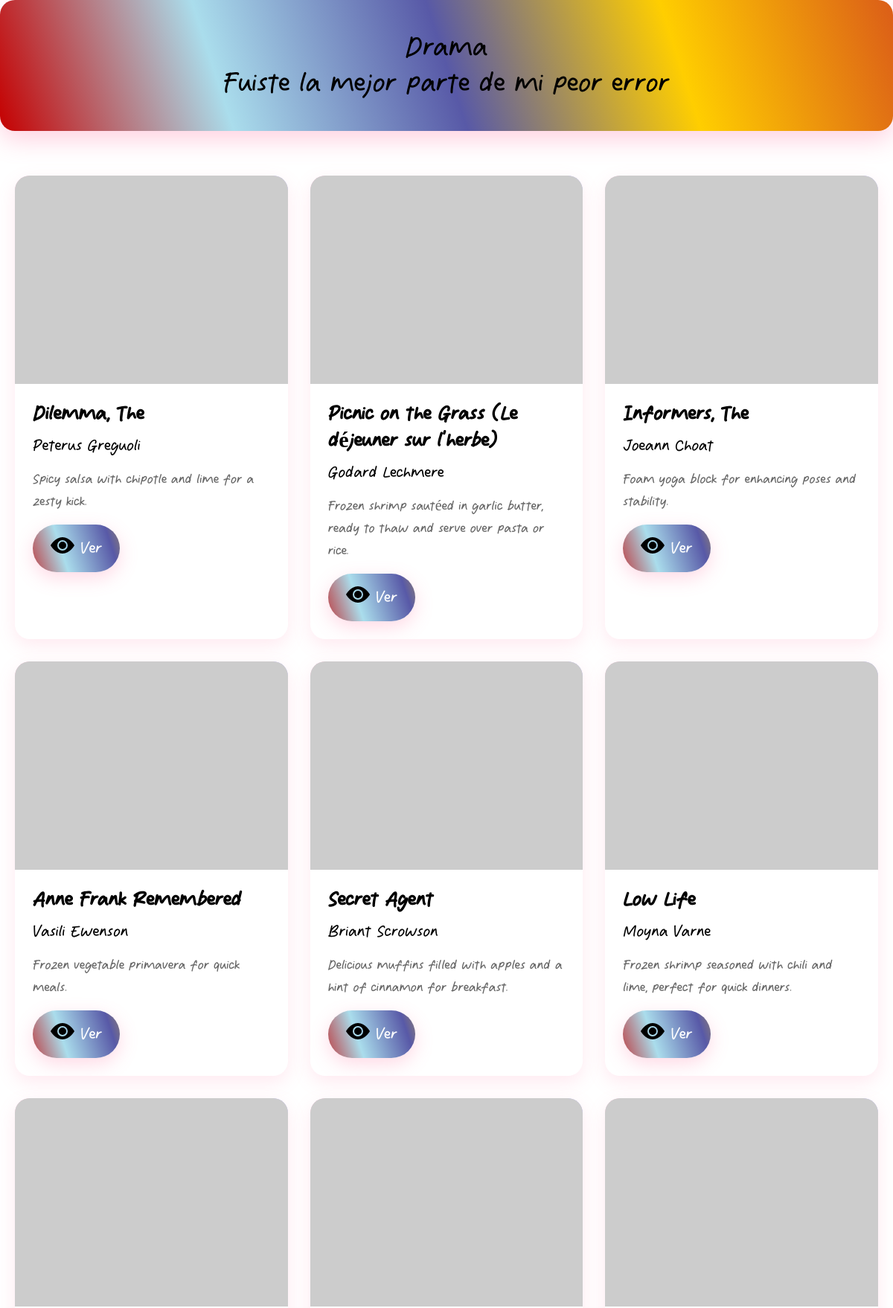
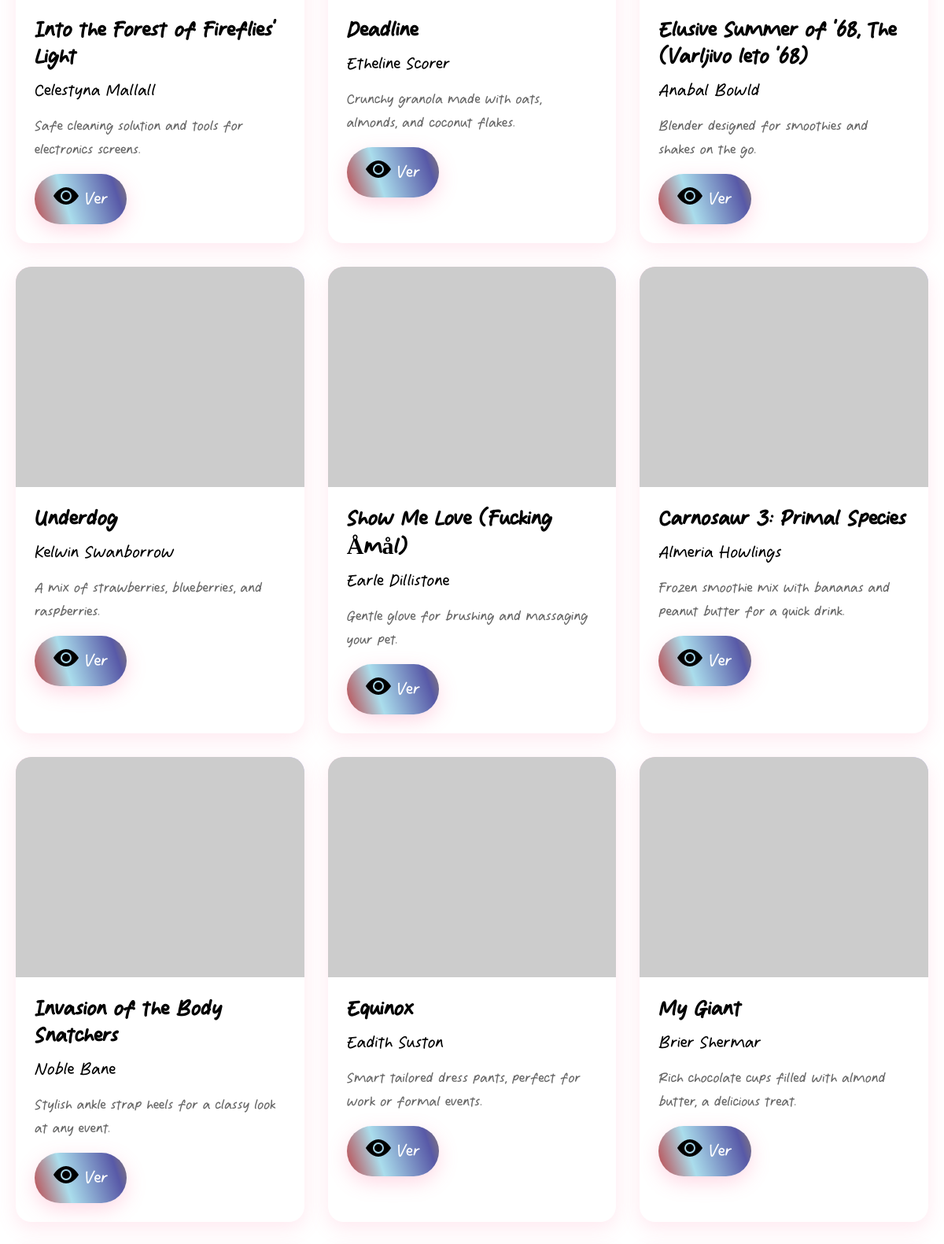
The app's page /BCine/Drama/ (upper part) with its own data (2 pictures, top to bottom).
### BCine/models.py (models this page shows, shortened)
class PelisDrama(models.Model):
    nombre = models.CharField(max_length=100)   #Nombre de la pelicula
    imagen = models.ImageField(null=True)   #Imagen de la pelicula en cartelera
    director = models.CharField(max_length=25,null=True) # Nombre del director
    descripcion = models.TextField(blank=True)  #Descripcion breve de la pelicula

### BCine/views.py (the view)
# urls.py: path('BCine/Drama/',views.pelisDrama,name='sitio_drama'),
def pelisDrama(request):
    peliculasD= PelisDrama.objects.all()
    return render(request, "Drama.html",{'peliculasD':peliculasD})

### BCine/templates/Drama.html (shortened to what this page needs)
<!DOCTYPE html>
<html lang="es">
<head>
<link rel="stylesheet" href="/static/Pagina_Drama/Drama.css">
  <path d="M10.5 8a2.5 2.5 0 1 1-5 0 2.5 2.5 0 0 1 5 0"/>
  <path d="M0 8s3-5.5 8-5.5S16 8 16 8s-3 5.5-8 5.5S0 8 0 8m8 3.5a3.5 3.5 0 1 0 0-7 3.5 3.5 0 0 0 0 7"/>
</head>
<body>
<div class="header">
    <h1 style="font-family:'Welcome Drama Regular';font-weight:normal;font-size:42px">Drama</h1>
    <p style="font-family:'Welcome Drama Regular';font-weight:normal;font-size:42px">Fuiste la mejor parte de mi peor error</p>
</div>
<div class="container">
{% for x in peliculasD %}
    <div class="card" data-nombre="{{ x.nombre }}">
        <div class="card-image">
            <img src="{{ x.imagen }}" alt="{{ x.nombre }}" onerror="this.style.display='none'; this.parentElement.innerHTML='✨'">
        </div>
        <div class="card-content">
            <h4 style="font-family:'Welcome Drama Regular';font-weight:normal;font-size:30px"><b>{{ x.nombre }}</b></h4>
            {% if x.director%}
            <div style="font-family:'Welcome Drama Regular';font-weight:normal;font-size:24px" class="price">{{ x.director }}</div>
            {% endif%}
            {% if x.descripcion %}
            <p style="font-family:'Welcome Drama Regular';font-weight:normal;font-size:20px" class="description">{{ x.descripcion }}</p>
            {% endif %}
            <button style="font-family:'Welcome Drama Regular';font-weight:normal;font-size:24px" class="btn" onclick="parent.location='/BCine/ver/'">Ver</button>
        </div>
    </div>
{% endfor %}
</div>
</html>

### BCine/static/Pagina_Drama/Drama.css (style rules this page uses)
* { margin: 0; padding: 0; box-sizing: border-box; }
.header { text-align: center; padding: 40px 20px; background: linear-gradient(72deg, #c50000, #aaddec,#5859a7,#ffce00, #db5d18); border-radius: 20px; margin-bottom: 40px; box-shadow: 0 12px 32px rgba(255, 107, 157, 0.3); }
.container { max-width: 1400px; margin: 0 auto; display: grid; grid-template-columns: repeat(auto-fill, minmax(280px, 1fr)); gap: 30px; padding: 20px; }
.card { background: white; border-radius: 20px; overflow: hidden; box-shadow: 0 8px 24px rgba(255, 107, 157, 0.15); transition: all 0.3s cubic-bezier(0.68, -0.55, 0.265, 1.55); animation: fadeIn 0.5s ease-out; }
.card-image { width: 100%; height: 280px; background: linear-gradient(135deg, #ffc3dd, #c7b3ff, #b3e5ff); display: flex; align-items: center; justify-content: center; font-size: 4em; position: relative; overflow: hidden; }
.card-image::before { content: ''; position: absolute; top: -50%; left: -50%; width: 200%; height: 200%; background: repeating-linear-gradient( 45deg, transparent, transparent 10px, rgba(255,255,255,.1) 10px, rgba(255,255,255,.1) 20px ); animation: shimmer 20s linear infinite; }
.card-image img { width: 100%; height: 100%; object-fit: cover; position: relative; z-index: 1; }
.card-content { padding: 24px; }
.card-content h4 { color: var(--text-dark); font-size: 1.4em; margin-bottom: 12px; font-weight: bold; }
.card-content .description { color: #666; font-size: 0.95em; margin-bottom: 16px; line-height: 1.5; }
.card-content .price { color: var(--primary-pink); font-size: 1.8em; font-weight: bold; margin-bottom: 16px; }
.btn { display: inline-flex; align-items: center; gap: 8px; background: linear-gradient(72deg, #c50000, #aaddec, #5859a7, #ffce00, #db5d18); background-size: 200% 200%; color: white; padding: 12px 24px; border: none; border-radius: 50px; font-size: 1em; font-weight: bold; cursor: pointer; transition: all 0.3s ease; text-decoration: none; box-shadow: 0 8px 24px rgba(255, 107, 157, 0.25); animation: rainbow 3s ease infinite; }
.btn::before { content: url("/static/Pagina_Ciencia_Ficcion/iconos/eye-fill.svg"); font-size: 1.2em; }

### records on screen
PelisDrama: nombre "Dilemma, The", director "Peterus Greguoli", descripcion "Spicy salsa with chipotle and lime for a zesty kick."
PelisDrama: nombre "Picnic on the Grass (Le déjeuner sur l'herbe)", director "Godard Lechmere", descripcion "Frozen shrimp sautéed in garlic butter, ready to thaw and serve over pasta or rice."
PelisDrama: nombre "Informers, The", director "Joeann Choat", descripcion "Foam yoga block for enhancing poses and stability."
PelisDrama: nombre "Anne Frank Remembered", director "Vasili Ewenson", descripcion "Frozen vegetable primavera for quick meals."
PelisDrama: nombre "Secret Agent", director "Briant Scrowson", descripcion "Delicious muffins filled with apples and a hint of cinnamon for breakfast."
PelisDrama: nombre "Low Life", director "Moyna Varne", descripcion "Frozen shrimp seasoned with chili and lime, perfect for quick dinners."
PelisDrama: nombre "Into the Forest of Fireflies' Light", director "Celestyna Mallall", descripcion "Safe cleaning solution and tools for electronics screens."
PelisDrama: nombre "Deadline", director "Etheline Scorer", descripcion "Crunchy granola made with oats, almonds, and coconut flakes."
PelisDrama: nombre "Elusive Summer of '68, The (Varljivo leto '68)", director "Anabal Bowld", descripcion "Blender designed for smoothies and shakes on the go."
PelisDrama: nombre "Underdog", director "Kelwin Swanborrow", descripcion "A mix of strawberries, blueberries, and raspberries."
PelisDrama: nombre "Show Me Love (Fucking Åmål)", director "Earle Dillistone", descripcion "Gentle glove for brushing and massaging your pet."
PelisDrama: nombre "Carnosaur 3: Primal Species", director "Almeria Howlings", descripcion "Frozen smoothie mix with bananas and peanut butter for a quick drink."
PelisDrama: nombre "Invasion of the Body Snatchers", director "Noble Bane", descripcion "Stylish ankle strap heels for a classy look at any event."
PelisDrama: nombre "Equinox", director "Eadith Suston", descripcion "Smart tailored dress pants, perfect for work or formal events."
PelisDrama: nombre "My Giant", director "Brier Shermar", descripcion "Rich chocolate cups filled with almond butter, a delicious treat."
